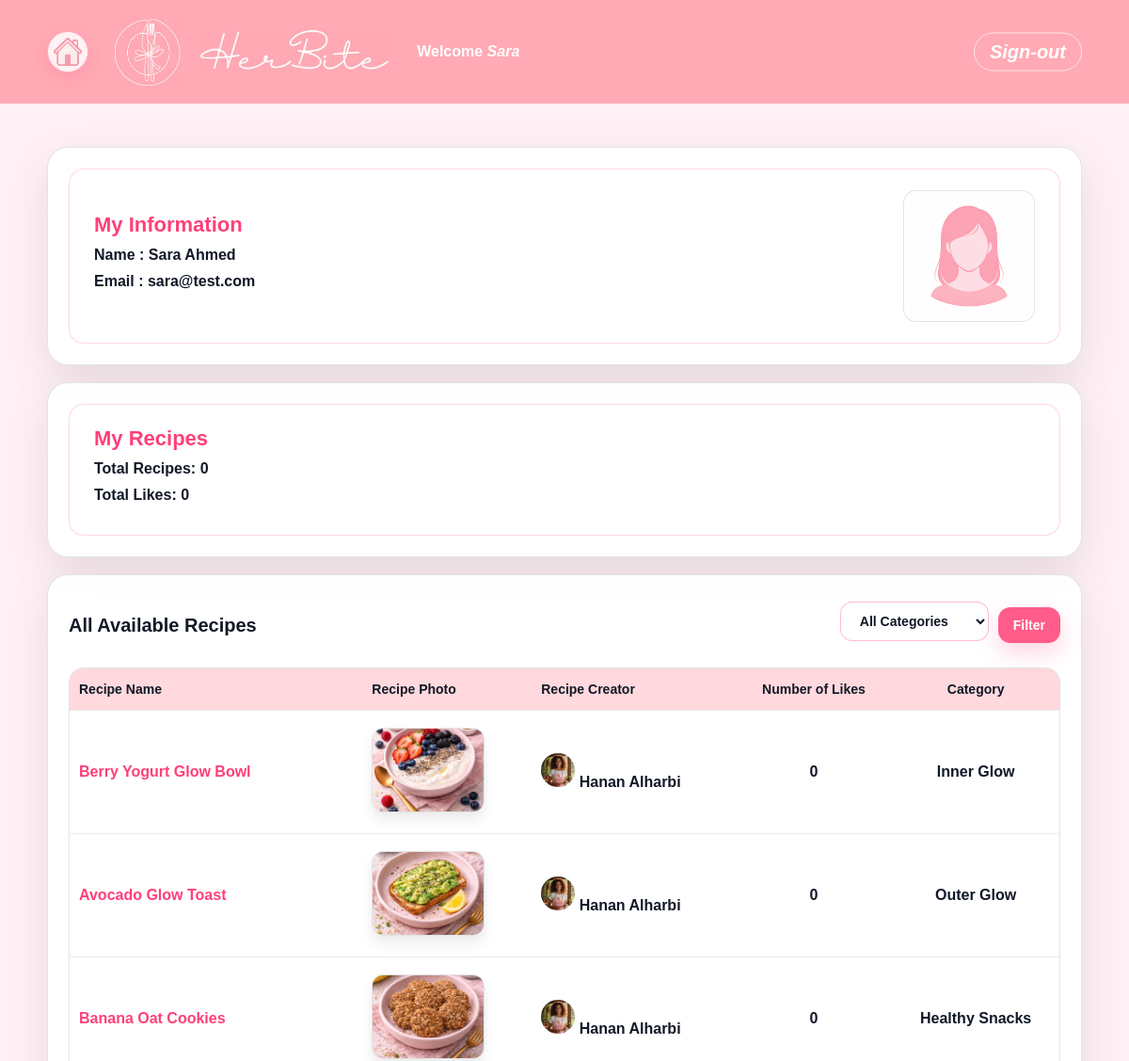
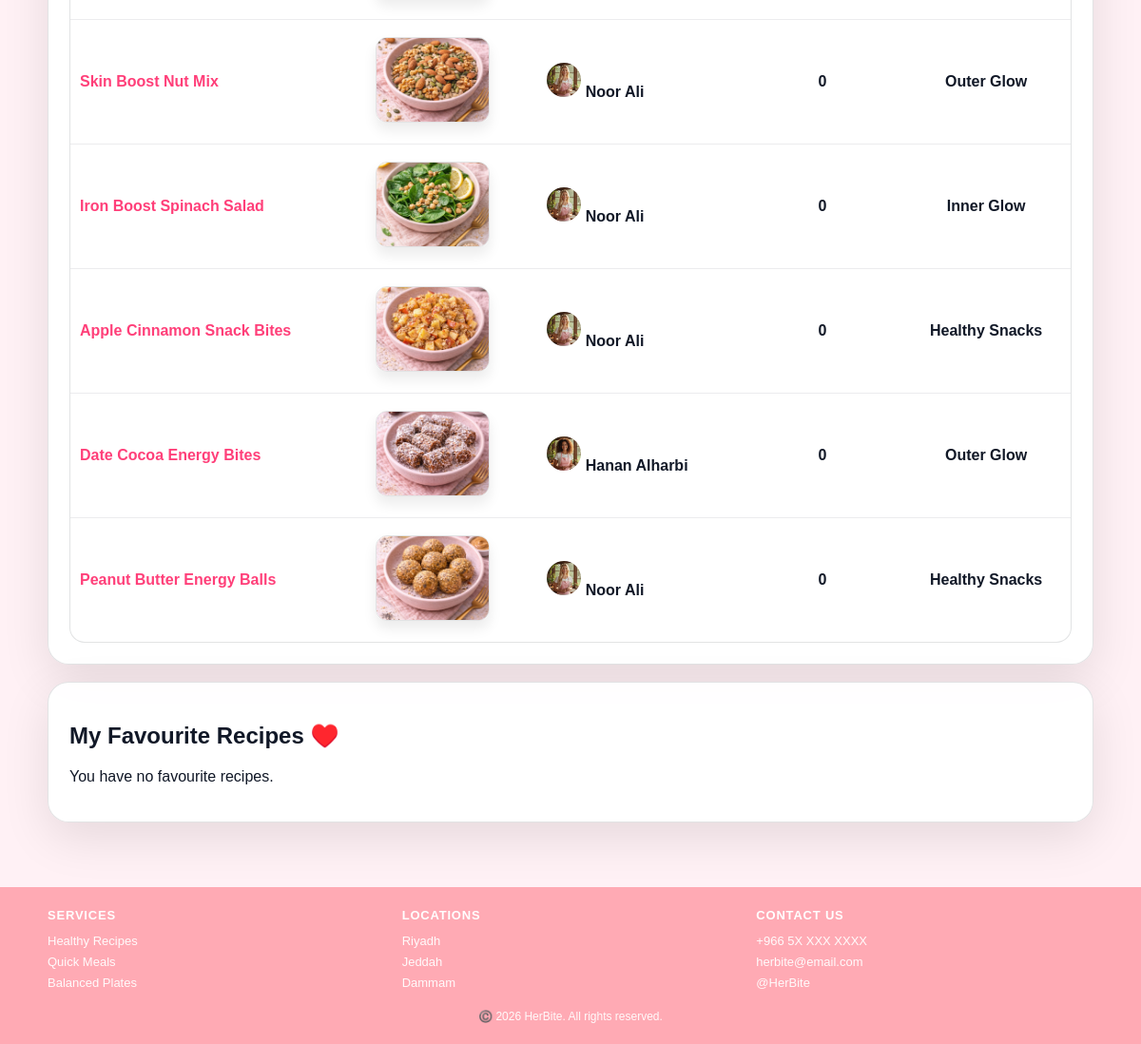
The page /user.php (signed in) on the database its author committed (2 pictures, top to bottom).
### tables this page shows
CREATE TABLE `users` (
  `id` int(11) NOT NULL,
  `userType` enum('user','admin') NOT NULL,
  `firstName` varchar(100) NOT NULL,
  `lastName` varchar(100) NOT NULL,
  `emailAddress` varchar(100) NOT NULL,
  `password` varchar(255) NOT NULL,
  `photoFileName` varchar(255) NOT NULL
);

CREATE TABLE `recipe` (
  `id` int(11) NOT NULL,
  `userID` int(11) NOT NULL,
  `categoryID` int(11) NOT NULL,
  `name` varchar(150) NOT NULL,
  `description` text DEFAULT NULL,
  `photoFileName` varchar(255) DEFAULT NULL,
  `videoFilePath` varchar(255) DEFAULT NULL
);

CREATE TABLE `recipecategory` (
  `id` int(11) NOT NULL,
  `categoryName` varchar(100) NOT NULL
);

### user.php (the view, shortened to what this page needs)
<?php
include "db.php";
$user_id = (int) $_SESSION['user_id'];
$selectedCategory = isset($_POST['categoryID']) ? (int) $_POST['categoryID'] : 0;
$stmt_user = $conn->prepare("SELECT * FROM users WHERE id = ?");
$stmt_user->bind_param("i", $user_id);
$stmt_user->execute();
$result_user = $stmt_user->get_result();
$user = $result_user->fetch_assoc();
$stmt_total_recipes = $conn->prepare("SELECT COUNT(*) AS totalRecipes FROM recipe WHERE userID = ?");
$stmt_total_recipes->bind_param("i", $user_id);
$stmt_total_recipes->execute();
$totalRecipes = $stmt_total_recipes->get_result()->fetch_assoc()['totalRecipes'] ?? 0;
$stmt_total_likes = $conn->prepare("
    SELECT COUNT(likes.recipeID) AS totalLikes
    FROM recipe
    LEFT JOIN likes ON recipe.id = likes.recipeID
    WHERE recipe.userID = ?
");
$stmt_total_likes->bind_param("i", $user_id);
$stmt_total_likes->execute();
$totalLikes = $stmt_total_likes->get_result()->fetch_assoc()['totalLikes'] ?? 0;
if ($selectedCategory > 0) {
    $stmt_recipes = $conn->prepare("
        SELECT recipe.id,
               recipe.name,
               recipe.photoFileName AS recipePhoto,
               users.firstName,
               users.lastName,
               users.photoFileName AS creatorPhoto,
               recipecategory.categoryName,
               COUNT(likes.userID) AS likesCount
        FROM recipe
        JOIN users ON recipe.userID = users.id
        JOIN recipecategory ON recipe.categoryID = recipecategory.id
        LEFT JOIN likes ON recipe.id = likes.recipeID
        WHERE recipe.categoryID = ?
        GROUP BY recipe.id, recipe.name, recipe.photoFileName, users.firstName, users.lastName, users.photoFileName, recipecategory.categoryName
        ORDER BY recipe.id ASC
    ");
    $stmt_recipes->bind_param("i", $selectedCategory);
    $stmt_recipes->execute();
    $result_recipes = $stmt_recipes->get_result();
} else {
    $result_recipes = $conn->query("
        SELECT recipe.id,
               recipe.name,
               recipe.photoFileName AS recipePhoto,
               users.firstName,
               users.lastName,
               users.photoFileName AS creatorPhoto,
               recipecategory.categoryName,
               COUNT(likes.userID) AS likesCount
        FROM recipe
        JOIN users ON recipe.userID = users.id
        JOIN recipecategory ON recipe.categoryID = recipecategory.id
        LEFT JOIN likes ON recipe.id = likes.recipeID
        GROUP BY recipe.id, recipe.name, recipe.photoFileName, users.firstName, users.lastName, users.photoFileName, recipecategory.categoryName
        ORDER BY recipe.id ASC
    ");
}
$stmt_favourites = $conn->prepare("
    SELECT recipe.id,
           recipe.name,
           recipe.photoFileName
    FROM favourites
    JOIN recipe ON favourites.recipeID = recipe.id
    WHERE favourites.userID = ?
    ORDER BY recipe.id ASC
");
$stmt_favourites->bind_param("i", $user_id);
$stmt_favourites->execute();
$result_favourites = $stmt_favourites->get_result();
$userPhoto = !empty($user['photoFileName']) ? $user['photoFileName'] : 'default.png';
?>
<!doctype html>
<html lang="en">
<head>
  <link rel="stylesheet" href="stylesheet.css" />
</head>
<body class="user-page header-admin">
  <main class="page">
    <header class="site-header">
      <div class="header-inner">
        <a href="index.html" class="home-link" aria-label="Go to home">
          <img src="home.PNG" alt="Home">
        </a>
        <div class="brand">
          <img src="logo.jpg" alt="HerBite Logo">
        </div>
        <div class="brand-title">
          <img src="title.jpg" alt="HerBite Title">
        </div>
        <div class="header-right">
          <div class="welcome">
            Welcome <span class="name"><?php echo htmlspecialchars($user['firstName']); ?></span>
          </div>
        </div>
        <div class="logout">
          <a href="logout.php">Sign-out</a>
        </div>
      </div>
    </header>
    <div class="page-main">
      <section class="card">
        <div class="big-box">
          <div class="bar-left">
            <h2 class="bar-title">My Information</h2>
            <p><strong>Name :</strong> <?php echo htmlspecialchars($user['firstName'] . ' ' . $user['lastName']); ?></p>
            <p><strong>Email :</strong> <?php echo htmlspecialchars($user['emailAddress']); ?></p>
          </div>
          <div class="bar-right">
            <div class="user-photo-box">
              <img src="<?php echo htmlspecialchars($userPhoto); ?>" alt="User photo">
            </div>
          </div>
        </div>
      </section>
      <section class="card">
        <div class="big-box">
          <div class="bar-left">
            <h2 class="bar-title">
              <a href="myRecipes.php">My Recipes</a>
            </h2>
            <p><strong>Total Recipes:</strong> <?php echo (int) $totalRecipes; ?></p>
            <p><strong>Total Likes:</strong> <?php echo (int) $totalLikes; ?></p>
          </div>
        </div>
      </section>
      <section class="box">
        <div class="section-head">
          <h2>All Available Recipes</h2>
          <form method="POST" action="user.php" class="filter">
            <select name="categoryID">
              <option value="">All Categories</option>
            </select>
            <button class="btn-filter" type="submit">Filter</button>
          </form>
        </div>
        <?php if ($result_recipes && mysqli_num_rows($result_recipes) > 0) { ?>
          <table class="recipes-table">
            <thead>
              <tr>
                <th>Recipe Name</th>
                <th>Recipe Photo</th>
                <th>Recipe Creator</th>
                <th>Number of Likes</th>
                <th>Category</th>
              </tr>
            </thead>
            <tbody>
              <?php while ($row = mysqli_fetch_assoc($result_recipes)) { ?>
                <tr>
                  <td>
                    <a href="viewRecipe.php?id=<?php echo (int) $row['id']; ?>">
                      <?php echo htmlspecialchars($row['name']); ?>
                    </a>
                  </td>
                  <td>
                    <img src="<?php echo htmlspecialchars($row['recipePhoto']); ?>" class="recipe-img" alt="Recipe Photo">
                  </td>
                  <td>
                    <img src="<?php echo htmlspecialchars($row['creatorPhoto']); ?>" class="creator-avatar" alt="Creator Photo">
                    <?php echo htmlspecialchars($row['firstName'] . ' ' . $row['lastName']); ?>
                  </td>
                  <td>
                    <?php echo (int) $row['likesCount']; ?>
                  </td>
                  <td>
                    <?php echo htmlspecialchars($row['categoryName']); ?>
                  </td>
                </tr>
              <?php } ?>
            </tbody>
          </table>
        <?php } else { ?>
          <p>No recipes found in this category.</p>
        <?php } ?>
      </section>
      <section class="box">
        <h2>My Favourite Recipes ♥️</h2>
        <?php if ($result_favourites && mysqli_num_rows($result_favourites) > 0) { ?>
          <table class="favorites-table">
            <thead>
              <tr>
                <th>Recipe Name</th>
                <th>Recipe Photo</th>
                <th></th>
              </tr>
            </thead>
            <tbody>
              <?php while ($fav = mysqli_fetch_assoc($result_favourites)) { ?>
                <tr>
                  <td>
                    <a href="viewRecipe.php?id=<?php echo (int) $fav['id']; ?>">
                      <?php echo htmlspecialchars($fav['name']); ?>
                    </a>
                  </td>
                  <td>
                    <img src="<?php echo htmlspecialchars($fav['photoFileName']); ?>" class="recipe-img" alt="Recipe Photo">
                  </td>
                  <td>
                    <a class="remove-link" href="removeFavourite.php?recipeID=<?php echo (int) $fav['id']; ?>">Remove</a>
                  </td>
                </tr>
              <?php } ?>
            </tbody>
          </table>
        <?php } else { ?>
          <p>You have no favourite recipes.</p>
        <?php } ?>
      </section>
    </div>
  </main>
  <footer class="site-footer">
    <div class="footer-inner">
      <div class="footer-col">
        <h4>Services</h4>
        <p>Healthy Recipes</p>
        <p>Quick Meals</p>
        <p>Balanced Plates</p>
      </div>
      <div class="footer-col">
        <h4>Locations</h4>
        <p>Riyadh</p>
        <p>Jeddah</p>
        <p>Dammam</p>
      </div>
      <div class="footer-col">
        <h4>Contact Us</h4>
        <p>+966 5X XXX XXXX</p>
        <p>herbite@email.com</p>
        <p>@HerBite</p>
      </div>
    </div>
    <div class="footer-bottom">
      ©️ 2026 HerBite. All rights reserved.
    </div>
  </footer>
</body>
</html>

### rows shown on the page
users: firstName "Sara", firstName+lastName "Sara Ahmed", emailAddress "sara@test.com", photoFileName (placeholder picture)
recipe: name "Berry Yogurt Glow Bowl", photoFileName (picture), userID.photoFileName (picture), userID.lastName "Hanan Alharbi", likesCount "0", recipecategory.categoryName "Inner Glow"
recipe: name "Avocado Glow Toast", photoFileName (picture), userID.photoFileName (picture), userID.lastName "Hanan Alharbi", likesCount "0", recipecategory.categoryName "Outer Glow"
recipe: name "Banana Oat Cookies", photoFileName (picture), userID.photoFileName (picture), userID.lastName "Hanan Alharbi", likesCount "0", recipecategory.categoryName "Healthy Snacks"
recipe: name "Skin Boost Nut Mix", photoFileName (picture), userID.photoFileName (picture), userID.lastName "Noor Ali", likesCount "0", recipecategory.categoryName "Outer Glow"
recipe: name "Iron Boost Spinach Salad", photoFileName (picture), userID.photoFileName (picture), userID.lastName "Noor Ali", likesCount "0", recipecategory.categoryName "Inner Glow"
recipe: name "Apple Cinnamon Snack Bites", photoFileName (picture), userID.photoFileName (picture), userID.lastName "Noor Ali", likesCount "0", recipecategory.categoryName "Healthy Snacks"
recipe: name "Date Cocoa Energy Bites", photoFileName (picture), userID.photoFileName (picture), userID.lastName "Hanan Alharbi", likesCount "0", recipecategory.categoryName "Outer Glow"
recipe: name "Peanut Butter Energy Balls", photoFileName (picture), userID.photoFileName (picture), userID.lastName "Noor Ali", likesCount "0", recipecategory.categoryName "Healthy Snacks"

### other values the page prints
$totalRecipes "0"
$totalLikes "0"
